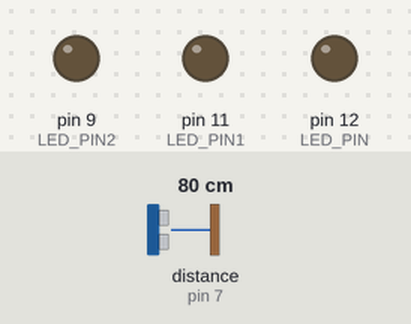
The sketch below on a simulated Arduino Uno, built with avr-gcc and run on an emulated ATmega328P. Shown: output pins drawn as LEDs (lit = HIGH). Wiring (inferred from the names in the program): ultrasonic range finder: trigger pin 6; echo pin 7. Inputs (shaded band) come from the test bench; at power-on: distance to the obstacle (sensor on pin 7) 80 cm. The echo pulse lasts 58.3 µs per cm; pins used as bus, display or sensor lines are not drawn.

Above: at 0.1 s.
At 1.1 s:
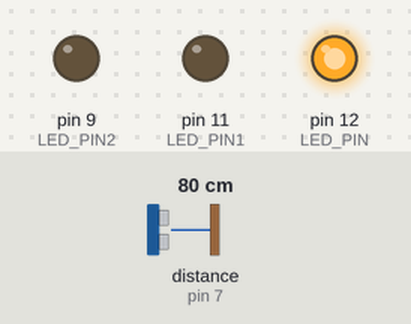
Timing chart, 0 to 2.6 s (numbered marks = the images above):
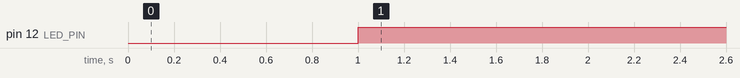

Measured:
- by itself, pin 12 (LED_PIN): LOW → HIGH at 1.0 s

The sketch:

_ULTRASONIC.ino
```cpp
const int TRIG_PIN=6;
const int ECHO_PIN=7;
const int LED_PIN=12;
const int LED_PIN1=11;
const int LED_PIN2=9;

const int t1=10;
const int t2=20;
const int t3=30;

float duration_us,distance_cm;
void setup(){
  Serial.begin(9600);
  pinMode(ECHO_PIN, INPUT);
  pinMode(TRIG_PIN, OUTPUT);
  pinMode(LED_PIN, OUTPUT);
  pinMode(LED_PIN1, OUTPUT);
  pinMode(LED_PIN2, OUTPUT);
}
   void loop(){
    digitalWrite(TRIG_PIN, HIGH);
    delayMicroseconds(10);
    digitalWrite(TRIG_PIN, LOW);

   duration_us=pulseIn(ECHO_PIN,INPUT);
   distance_cm = 0.017 * duration_us;

    if(distance_cm<t1){
    digitalWrite(LED_PIN, HIGH);
    digitalWrite(LED_PIN1, LOW);
    digitalWrite(LED_PIN2, LOW);
    }
  else{
      digitalWrite(LED_PIN, LOW);
  }
    if(distance_cm <= t2 and distance_cm >= t1){
    digitalWrite(LED_PIN1, HIGH);
    digitalWrite(LED_PIN, LOW);
    digitalWrite(LED_PIN2, LOW);
    }
  else{
    digitalWrite(LED_PIN1, LOW);
  }
    if(distance_cm<=t3  and distance_cm>=t2){
    digitalWrite(LED_PIN2, HIGH);
    digitalWrite(LED_PIN, LOW);
    digitalWrite(LED_PIN1, LOW);
    }
    else{
    digitalWrite(LED_PIN2, LOW);
    }


  }
```
